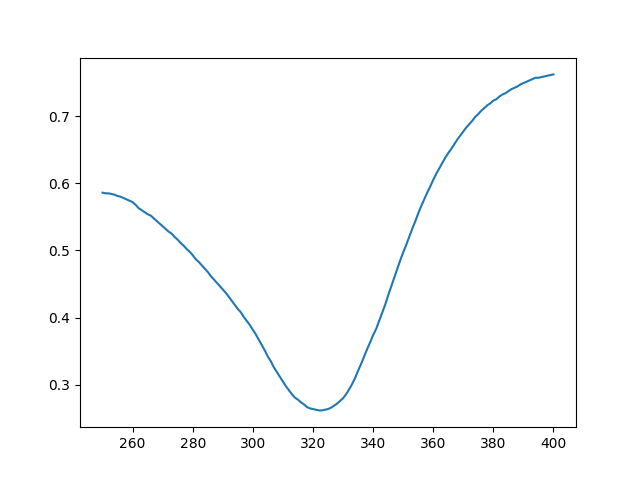

Recreate this plot in Python.
import pandas as pd
import matplotlib.pyplot as plt

dd = pd.read_csv('0211bluegreen.csv', delimiter=';')
x = dd['X'].tolist()
x = [float(i.replace(',', '.')) for i in x]
y = dd['Y'].tolist()
y = [float(i.replace(',', '.')) for i in y]
plt.plot(x, y)
plt.show()
